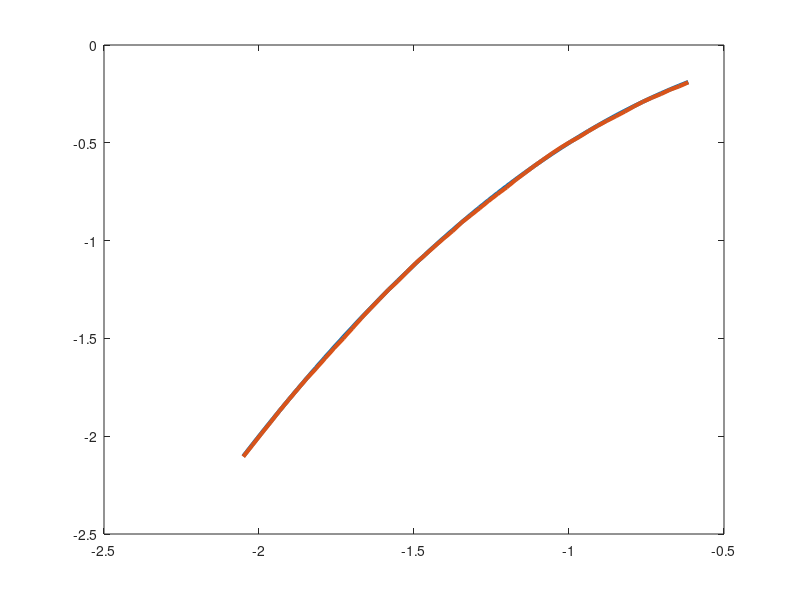
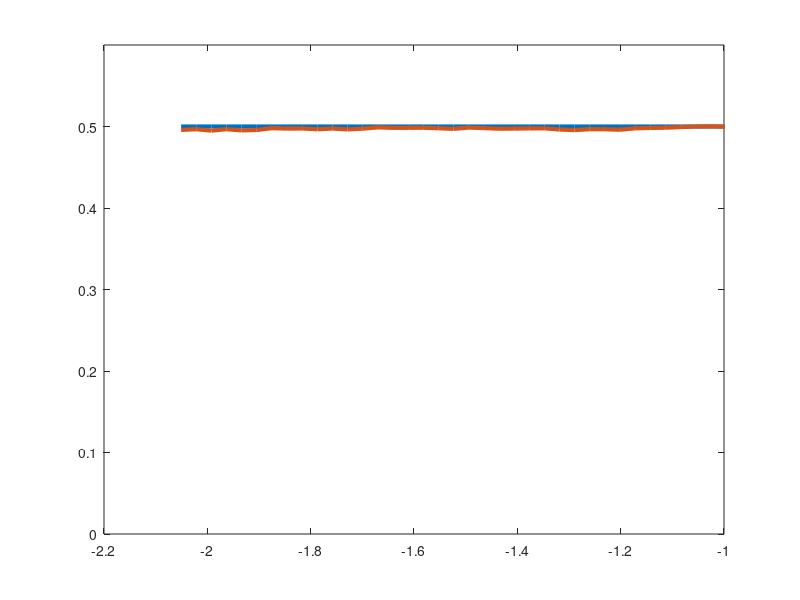

Reproduce these figures in MATLAB, in order.
%% 
% draw the figures for the identification results
% Target equation: Schrodinger equation
%       u_t = 0.5iu_xx - 0.5ix^2*u


%% clean data

% load('drawfig.mat'); % data generated from main.m
% b = (-x(6:105).^2/2)';
% a = 0.5*ones(100,1);
% 
% figure(1)
% plot(x(6:105),b,'LineWidth',3);
% hold on 
% plot(x(6:105),w(2501:2600),'LineWidth',3);
% 
% figure(2)
% plot(x(6:105),a,'LineWidth',3);
% hold on 
% plot(x(6:105),w(3101:3200),'LineWidth',3);
% axis([-4.5 -1 0 0.6]);



%% noisy data 

load('drawfig_noisy.mat'); % data generated from main_noisy.m
b = (-x(81:130).^2/2)';
a = 0.5*ones(50,1);

figure(1)
plot(x(81:130),b,'LineWidth',3);
hold on 
plot(x(81:130),w(1251:1300),'LineWidth',3);

figure(2)
plot(x(81:130),a,'LineWidth',3);
hold on 
plot(x(81:130),w(1551:1600),'LineWidth',3);
axis([-2.2 -1 0 0.6]);